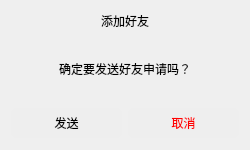
<?xml version="1.0" encoding="UTF-8"?>
<ui version="4.0">
 <class>AddFriendDialog</class>
 <widget class="QDialog" name="AddFriendDialog">
  <property name="geometry">
   <rect>
    <x>0</x>
    <y>0</y>
    <width>250</width>
    <height>150</height>
   </rect>
  </property>
  <property name="windowTitle">
   <string>Dialog</string>
  </property>
  <layout class="QGridLayout" name="gridLayout">
   <item row="0" column="0" colspan="2">
    <layout class="QHBoxLayout" name="horizontalLayout">
     <item>
      <spacer name="horizontalSpacer_3">
       <property name="orientation">
        <enum>Qt::Orientation::Horizontal</enum>
       </property>
       <property name="sizeHint" stdset="0">
        <size>
         <width>40</width>
         <height>20</height>
        </size>
       </property>
      </spacer>
     </item>
     <item>
      <widget class="QLabel" name="lab_notice">
       <property name="sizePolicy">
        <sizepolicy hsizetype="Minimum" vsizetype="Maximum">
         <horstretch>0</horstretch>
         <verstretch>0</verstretch>
        </sizepolicy>
       </property>
       <property name="styleSheet">
        <string notr="true">font: 700 11pt &quot;Microsoft YaHei UI&quot;;
border:none;</string>
       </property>
       <property name="text">
        <string>添加好友</string>
       </property>
       <property name="alignment">
        <set>Qt::AlignmentFlag::AlignCenter</set>
       </property>
      </widget>
     </item>
     <item>
      <spacer name="horizontalSpacer_4">
       <property name="orientation">
        <enum>Qt::Orientation::Horizontal</enum>
       </property>
       <property name="sizeHint" stdset="0">
        <size>
         <width>40</width>
         <height>20</height>
        </size>
       </property>
      </spacer>
     </item>
    </layout>
   </item>
   <item row="1" column="0" colspan="2">
    <layout class="QHBoxLayout" name="horizontalLayout_2">
     <item>
      <spacer name="horizontalSpacer">
       <property name="orientation">
        <enum>Qt::Orientation::Horizontal</enum>
       </property>
       <property name="sizeHint" stdset="0">
        <size>
         <width>40</width>
         <height>20</height>
        </size>
       </property>
      </spacer>
     </item>
     <item>
      <widget class="QLabel" name="lab_notice1">
       <property name="sizePolicy">
        <sizepolicy hsizetype="Fixed" vsizetype="Fixed">
         <horstretch>0</horstretch>
         <verstretch>0</verstretch>
        </sizepolicy>
       </property>
       <property name="minimumSize">
        <size>
         <width>0</width>
         <height>65</height>
        </size>
       </property>
       <property name="styleSheet">
        <string notr="true">border:none;
font: 12pt &quot;Microsoft YaHei UI&quot;;</string>
       </property>
       <property name="text">
        <string>&lt;html&gt;&lt;head/&gt;&lt;body&gt;&lt;p&gt;确定要发送好友申请吗？&lt;/p&gt;&lt;/body&gt;&lt;/html&gt;</string>
       </property>
       <property name="alignment">
        <set>Qt::AlignmentFlag::AlignCenter</set>
       </property>
      </widget>
     </item>
     <item>
      <spacer name="horizontalSpacer_2">
       <property name="orientation">
        <enum>Qt::Orientation::Horizontal</enum>
       </property>
       <property name="sizeHint" stdset="0">
        <size>
         <width>40</width>
         <height>20</height>
        </size>
       </property>
      </spacer>
     </item>
    </layout>
   </item>
   <item row="2" column="0">
    <widget class="QPushButton" name="but_yes">
     <property name="minimumSize">
      <size>
       <width>0</width>
       <height>30</height>
      </size>
     </property>
     <property name="cursor">
      <cursorShape>PointingHandCursor</cursorShape>
     </property>
     <property name="styleSheet">
      <string notr="true">QPushButton {
    font: 11pt 'Microsoft YaHei UI';
    background-color: rgb(238, 238, 238);
    color: black;
    border:none;
    border-radius: 5px;
}
QPushButton:hover {
    background-color: rgb(225, 225, 225);
    color: black;
    border-radius: 5px;
}
QPushButton:pressed {
    background-color: rgb(206, 206, 206);
    color: black;
    border-radius: 5px;
}</string>
     </property>
     <property name="text">
      <string>发送</string>
     </property>
    </widget>
   </item>
   <item row="2" column="1">
    <widget class="QPushButton" name="but_no">
     <property name="minimumSize">
      <size>
       <width>0</width>
       <height>30</height>
      </size>
     </property>
     <property name="cursor">
      <cursorShape>PointingHandCursor</cursorShape>
     </property>
     <property name="styleSheet">
      <string notr="true">QPushButton {
    font: 11pt 'Microsoft YaHei UI';
    background-color: rgb(238, 238, 238);
    color: red;
    border:none;
    border-radius: 5px;
}
QPushButton:hover {
    background-color: rgb(225, 225, 225);
    color: red;
    border-radius: 5px;
}
QPushButton:pressed {
    background-color: rgb(206, 206, 206);
    color: red;
    border-radius: 5px;
}</string>
     </property>
     <property name="text">
      <string>取消</string>
     </property>
    </widget>
   </item>
  </layout>
 </widget>
 <resources/>
 <connections/>
</ui>
